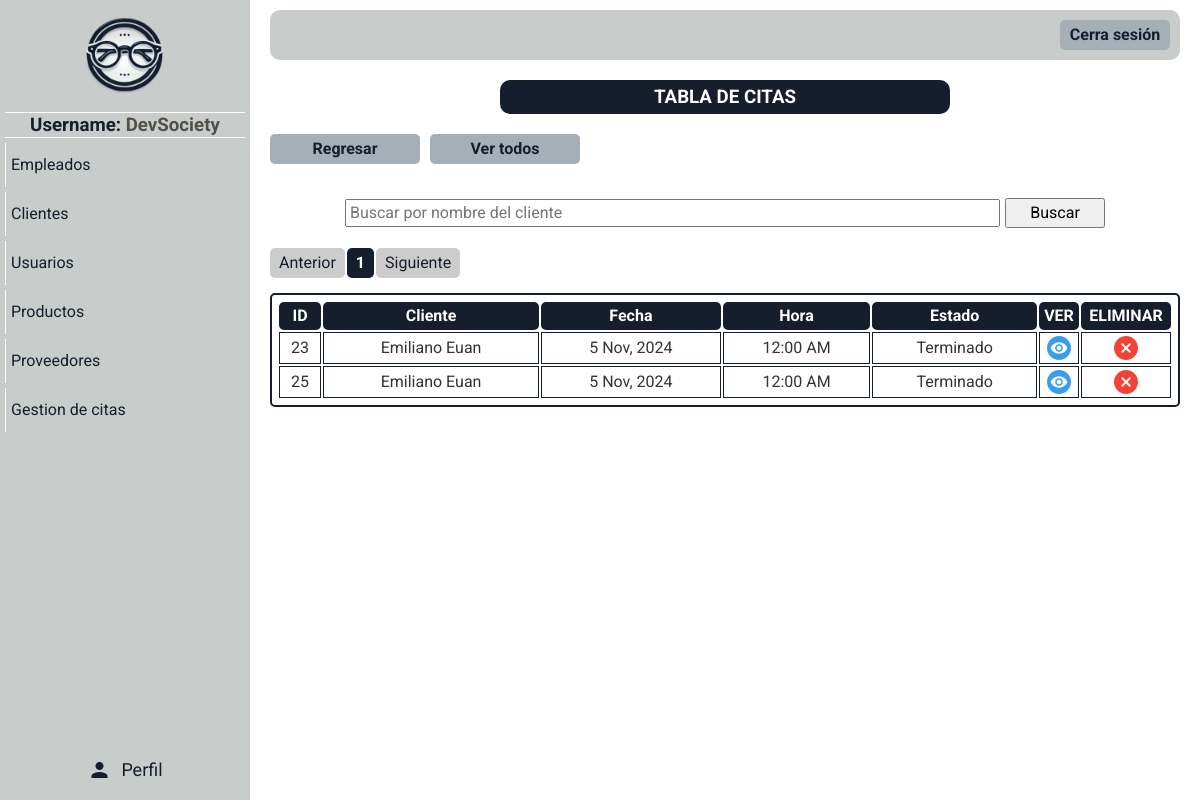
Before: /paginas/mostrar_h.php (signed in) with the older database file.
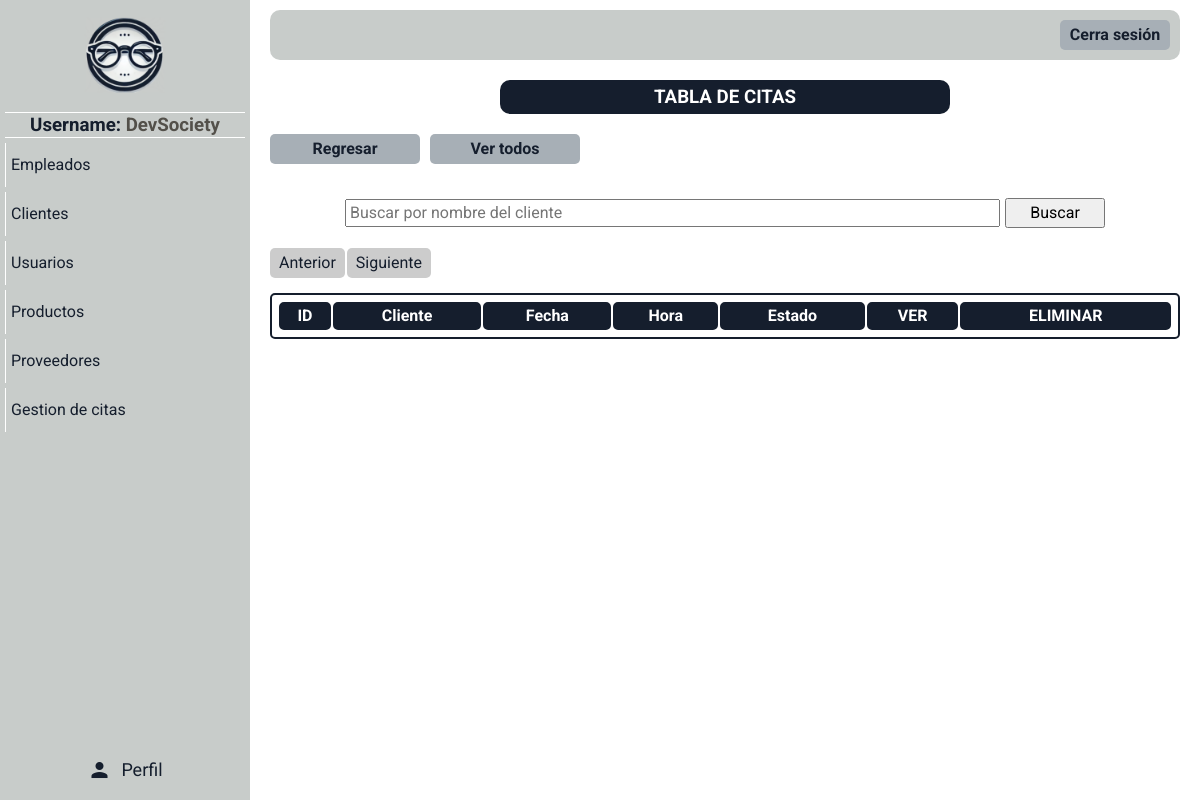
After: the same page with the newer database file.
### tables this page shows
CREATE TABLE `citas` (
  `id_cita` int(11) NOT NULL,
  `id_cliente` int(11) NOT NULL,
  `id_empleado` int(11) DEFAULT NULL,
  `fecha_cita` date DEFAULT NULL,
  `hora` time DEFAULT NULL,
  `motivo` text DEFAULT NULL,
  `estado` varchar(11) DEFAULT NULL
);

CREATE TABLE `clientes` (
  `id_cliente` int(5) NOT NULL,
  `nombres` varchar(100) DEFAULT NULL,
  `apellidos` varchar(100) DEFAULT NULL,
  `correo` varchar(100) DEFAULT NULL,
  `telefono` varchar(15) DEFAULT NULL,
  `direccion` varchar(255) DEFAULT NULL,
  `preescripcion` text DEFAULT NULL,
  `contrasena` varchar(255) DEFAULT NULL,
  `verificado` varchar(10) DEFAULT NULL,
  `rol` varchar(50) DEFAULT NULL,
  `codigo_cliente` int(11) DEFAULT NULL,
  `libre2` int(11) DEFAULT NULL
);

### paginas/mostrar_h.php (the view, shortened to what this page needs)
<!DOCTYPE html>
<html lang="en">
<head>
</head>
<body>
    <?php include "menu_panel.php";
    require "../php/conexion.php";
    $datos = "SELECT ci.id_cita, cl.nombres, cl.apellidos, ci.fecha_cita, ci.hora, ci.estado FROM citas ci INNER JOIN clientes cl on ci.id_cliente = cl.id_cliente WHERE (ci.estado = 'Cancelado' OR ci.estado = 'Terminado')";
    $nombre = isset($_GET['busca_nombre']) ? $_GET['busca_nombre'] : "";
    $resultado = mysqli_query($conectar, $datos);
    $total_filas = $resultado->num_rows;
    $limite = 5;
    $paginas = ceil($total_filas / $limite);
    $pagina = (isset($_GET['pagina'])) ? $_GET['pagina'] : 1;
    $inicio = ($pagina - 1) * $limite;
    $paginacion = " LIMIT $inicio, $limite";
    $datos .= $paginacion;
    $resultado = mysqli_query($conectar, $datos);
    $concatparams = ($nombre != "") ? "&busca_nombre=" . $nombre : "";
    ?>
    <div class="usuarios-content main-content">
        <div class="titulo">
            <h3>TABLA DE CITAS</h3>
        </div>
        <div class="opciones-btn">
            <div class="btn-nuevo-cliente btn">
                <a href="./mostrar_citas.php">Regresar</a>
            </div>
            <div class="btn-nuevo-cliente btn">
                <a href="./mostrar_historial_citas.php">Ver todos</a>
            </div>
        </div><br>
        <div class="buscador-titulo">
            <form action="./mostrar_historial_citas.php">
                <input type="text" name="busca_nombre" value="<?php echo $nombre ?>" placeholder="Buscar por nombre del cliente">
                <button class="btn-form" type="submit" name="buscar">Buscar </button>
            </form>
        </div>
        <nav class="pagination">
            <ul class="pagination-list">
                <li class="pag-item <?php echo ($pagina <= 1) ? 'disable' : ''; ?>">
                    <a href="./mostrar_historial_citas.php?pagina=<?php echo ($pagina > 1) ? $pagina - 1 : 1;
                                                        echo $concatparams; ?>">Anterior</a>
                </li>
                <?php for ($i = 1; $i <= $paginas; $i++): ?>
                    <li class="pag-item <?php echo ($pagina == $i) ? 'active' : ''; ?>">
                        <a href="./mostrar_historial_citas.php?pagina=<?php echo $i . $concatparams; ?>">
                            <?php echo $i; ?>
                        </a>
                    </li>
                <?php endfor; ?>
                <li class="pag-item <?php echo ($pagina >= $paginas) ? 'disable' : ''; ?>">
                    <a href="./mostrar_historial_citas.php?pagina=<?php echo ($pagina < $paginas) ? $pagina + 1 : $paginas;
                                                        echo $concatparams; ?>">Siguiente</a>
                </li>
            </ul>
        </nav>
        <table>
            <tr>
                <th>ID</th>
                <th>Cliente</th>
                <th>Fecha</th>
                <th>Hora</th>
                <th>Estado</th>
                <th>VER</th>
                <th>ELIMINAR</th>
            </tr>
            <?php
            while ($fila = mysqli_fetch_assoc($resultado)) {
            ?>
                <tr>
                    <td><?php echo $fila['id_cita']; ?></td>
                    <td><?php echo $fila['nombres'] . " " . $fila['apellidos']; ?></td>
                    <td> <?php
                            $fecha = $fila['fecha_cita'];
                            $fecha_formateada = date("j M, Y", strtotime($fecha));
                            echo $fecha_formateada;
                            ?></td>
                    <td><?php
                        $hora = $fila['hora'];
                        $hora_formateada = date("g:i A", strtotime($hora));
                        echo $hora_formateada;
                        ?></td>
                    <td><?php echo $fila['estado']; ?></td>
                    <td class="btn-ver"> <a href="../paginas/ver_cita.php?id=<?php echo $fila['id_cita']; ?>"><img src="../imagenes/ojo.png" alt=""></a></td>
                    <td class="btn-eliminar">
                        <a href="#" onclick="validar('../php/delete_cita.php?id=<?php echo $fila['id_cita'] ?>', '<?php echo addslashes($fila['nombres']) . ' ' . addslashes($fila['apellidos']) ?>')">
                            <img src="../imagenes/borrar.png" alt="">
                        </a>
                    </td>
                </tr>
            <?php
            }
            ?>
        </table>
    </div>
</body>
</html>

Changed rows visible on the page:
removed citas: id_cita "23", id_cliente.nombres "Emiliano", id_cliente.apellidos "Euan", fecha_cita "5 Nov, 2024", hora_formateada "12:00 AM", estado "Terminado"
removed citas: id_cita "25", id_cliente.nombres "Emiliano", id_cliente.apellidos "Euan", fecha_cita "5 Nov, 2024", hora_formateada "12:00 AM", estado "Terminado"
Other visible differences:
list line gone: "1"
